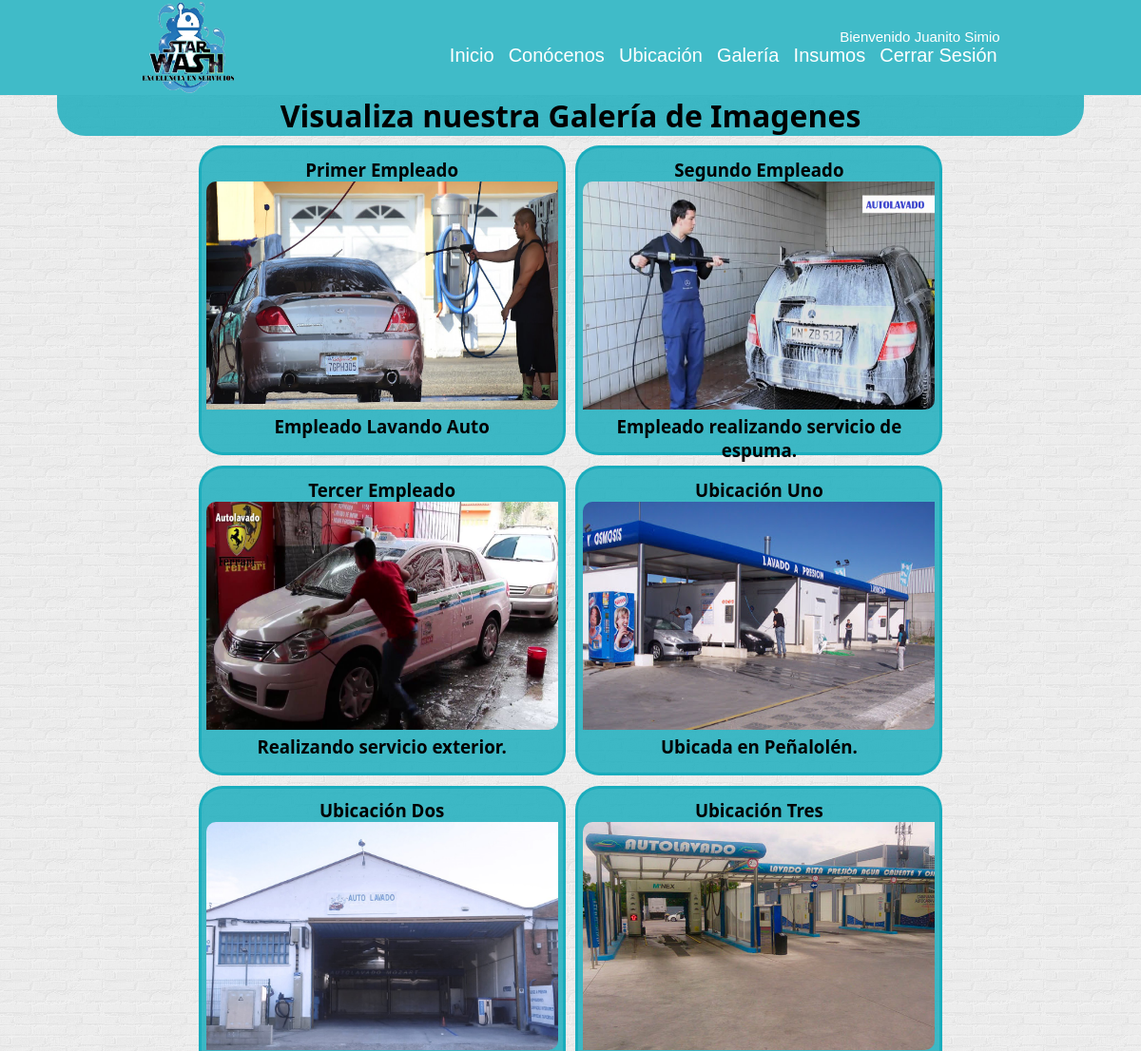
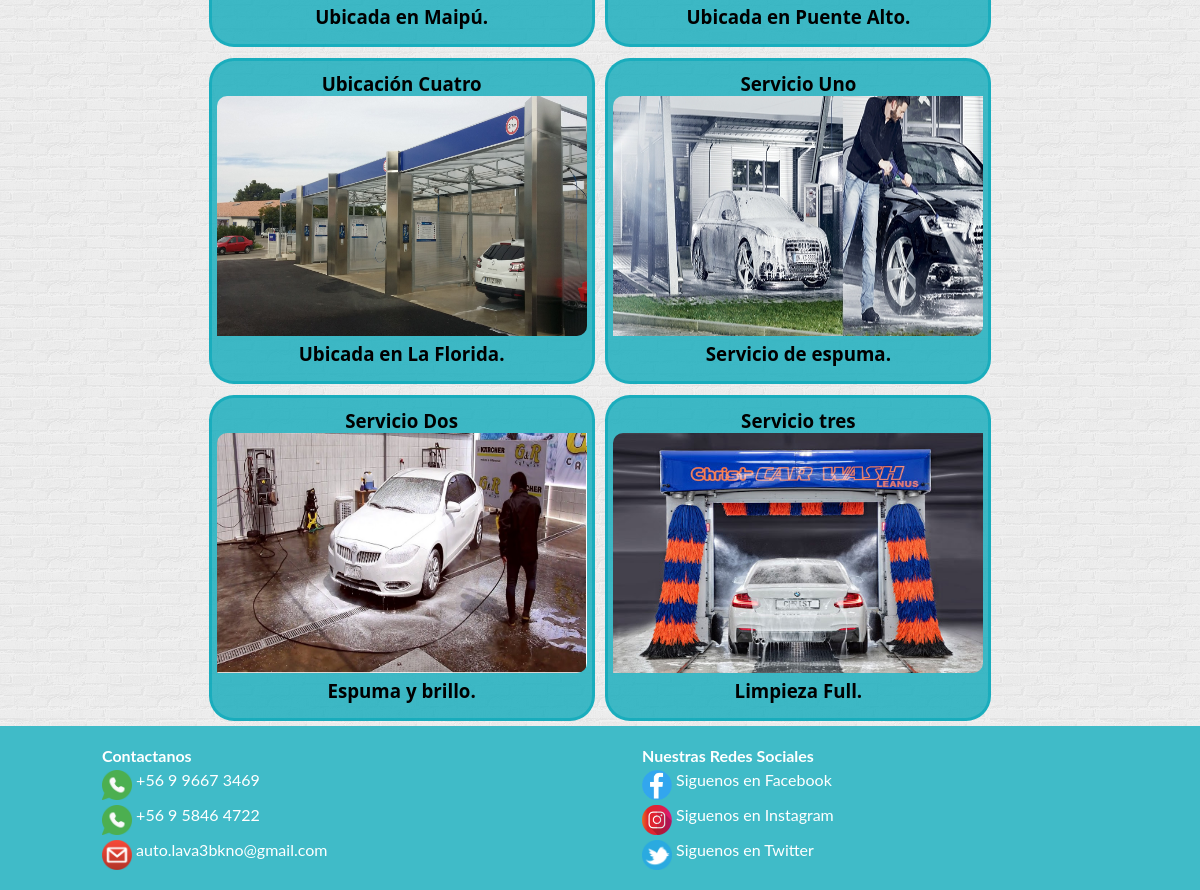
Page /galeria/ (signed in) on the committed database (2 pictures, top to bottom).
### StarWash/models.py (models this page shows, shortened)
class Galeria(models.Model):
    nombre=models.CharField(max_length=60,primary_key=True)
    descripcion=models.TextField()
    imagen=models.ImageField(upload_to='galeria',null=True)

### StarWash/views.py (the view)
# urls.py: path('galeria/',galeria,name="GALERIA"),
def galeria(request):
    gal = Galeria.objects.all()
    return render(request,'web/galeria.html',{'imagenes_galeria':gal})

### StarWash/templates/web/galeria.html (shortened to what this page needs)
{% extends "web/base.html" %}
{% load static%}
{% block estilos %}
    <link rel="stylesheet" href="{% static 'css/lightbox.min.css' %}">
{% endblock estilos %}
{% block contenido %}
        <h1>Visualiza nuestra Galería de Imagenes</h1>
        <div class="galeria-imagenes">
            {% for item in imagenes_galeria %}
            <div id="galeria">
                <h3>{{item.nombre}}</h3>
                <a href="{{item.imagen.url}}" data-lightbox="Galeria" data-title="{{item.descripcion}}">
                    <img src="{{item.imagen.url}}" alt="">
                </a>
                <h3>{{item.descripcion}}</h3>
            </div>
            {% endfor %}
        </div>
{% endblock contenido %}

### StarWash/templates/web/base.html (shortened to what this page needs)
<!DOCTYPE html>
<html lang="es">
{% load static %}
<head>
    <link rel="stylesheet" href="{% static 'css/estilos.css' %}"> {% block estilos %} {% endblock estilos %}
    <link rel="icon" href="{% static 'img/logo/Logo.png' %}" /> {% load pwa %} {% progressive_web_app_meta %}
</head>
<body>
    <header class="header">
        <div class="container logo-nav-container">
            <div class="logo">
                <a href="{% url 'INDEX' %}">
                    <img src="{% static 'img/logo/Logo.png' %}" alt="">
                </a>
            </div>
            <div class="barraMenu">
                <div class="bienvenidaUsuario">
                    {% if user.is_authenticated %}
                    <p> Bienvenido {{user.first_name}} {{user.last_name}}</p>
                    {% endif%}
                </div>
                <nav class="navigation">
                    <ul class="">
                        <li><a href="{% url 'INDEX' %}">Inicio</a></li>
                        <li><a href="{% url 'CONOCENOS' %}">Conócenos</a></li>
                        <li><a href="{% url 'UBICACION' %}">Ubicación</a></li>
                        <li><a href="{% url 'GALERIA' %}">Galería</a></li>
                        {% if user.is_authenticated %}
                        <li><a href="{% url 'INSUMOS' %}">Insumos</a></li>
                        <li><a href="{% url 'LOGOUT' %}">Cerrar Sesión</a></li>
                        {% else %}
                        <li><a href="{% url 'FORMULARIO' %}">Registrar</a></li>
                        <li><a href="{% url 'LOGIN' %}">Iniciar Sesión</a></li>
                        {% endif%}
                    </ul>
                </nav>
            </div>
        </div>
    </header>
    <main class="main">
        <div class="container">
            {% block contenido %} {% endblock contenido %}
        </div>
    </main>
    <footer class="footer">
        <div class="container">
            <div class="icon-footer ">
                <div class="contactanos">
                    <h4>Contactanos</h4>
                    <p>
                        <a href="https://web.whatsapp.com/ " target="_blank ">
                            <img src="{% static 'img/redesSociales/icon_whatsapp.png' %} "> +56 9 9667 3469
                        </a>
                    </p>
                    <p>
                        <a href="https://web.whatsapp.com/ " target="_blank ">
                            <img src="{% static 'img/redesSociales/icon_whatsapp.png' %} "> +56 9 5846 4722
                        </a>
                    </p>
                    <p>
                        <a href="https://www.gmail.com/mail/help/intl/es/about.html?iframe " target="_blank ">
                            <img src="{% static 'img/redesSociales/icon_gmail.png' %} "> auto.lava3bkno@gmail.com
                        </a>
                    </p>
                </div>
                <div class="redesSociales">
                    <h4>Nuestras Redes Sociales</h4>
                    <p>
                        <a href="https://www.facebook.com/miguel.lavado.1829 " target="_blank ">
                            <img src="{% static 'img/redesSociales/icon_facebook.png' %} "> Siguenos en Facebook
                        </a>
                    </p>
                    <p>
                        <a href="https://www.instagram.com/autolavtresope/?hl=en " target="_blank ">
                            <img src="{% static 'img/redesSociales/icon_instagram.png' %} "> Siguenos en Instagram
                        </a>
                    </p>
                    <p>
                        <a href="https://twitter.com/AutoLavado7 " target="_blank ">
                            <img src="{% static 'img/redesSociales/icon_twitter.png' %} "> Siguenos en Twitter
                        </a>
                    </p>
                </div>
            </div>
        </div>
    </footer>
</body>
</html>

### StarWash/static/css/estilos.css (style rules this page uses)
* { margin: 0 auto; }
.container { width: 90%; height: 100%; max-width: 1400px; margin: 0 auto; }
.container h1 { background: #1abc; text-align: center; margin-bottom: 5px; border-bottom-left-radius: 30px; border-bottom-right-radius: 30px; }
.header { background: #1abc; color: white; left: 0; top: 0; width: 100%; }
.header a { text-decoration: none; color: white; }
.logo { width: 100px; height: 100px; }
.logo img { width: 100%; height: 100%; }
.logo-nav-container { display: flex; justify-content: space-between; align-items: center; flex-wrap: wrap; }
.bienvenidaUsuario { text-align: right; margin-right: 0; text-decoration: none; color: white; font-family: 'Gill Sans', 'Gill Sans MT', Calibri, 'Trebuchet MS', sans-serif; font-size: 15px; }
.navigation ul li { display: inline-block; padding-left: 5px; right: 0; text-align: center; }
.navigation a { padding: 3px; transition: all 0.4s linear; border-radius: 5px; font-family: 'Gill Sans', 'Gill Sans MT', Calibri, 'Trebuchet MS', sans-serif; font-size: 20px; }
.main { width: 100%; height: 100%; font-family: 'Segoe UI', Tahoma, Geneva, Verdana, sans-serif; background-image: url(../img/brickwall.png); }
.footer { background: #1abc; width: 100%; margin-bottom: 0; position: relative; }
.footer h5, h4 { color: white; }
.icon-footer { display: flex; flex-wrap: wrap; padding-top: 20px; padding-bottom: 20px; }
.icon-footer img { height: 30px; width: 30px; margin-top: 5px; vertical-align: middle; }
.icon-footer a { text-decoration: none; color: white; }
.contactanos { width: 45%; padding-left: 30px; }
.redesSociales { width: 45%; padding-left: 30px; }
body { font-family: 'lato'; }
.galeria-imagenes { display: flex; flex-wrap: wrap; justify-content: center; }
#galeria { float: left; padding: 10px 5px 10px 5px; text-align: center; background-color: #1abc; margin: 0.5%; width: 370px; height: 300px; border: solid 3px #1abc; border-radius: 25px 25px 25px 25px; }
#galeria img { width: 100%; height: 80%; border-radius: 10px 0px 10px 0px; }

### rows in the picture
Galeria: nombre "Primer Empleado", imagen (picture), descripcion "Empleado Lavando Auto"
Galeria: nombre "Segundo Empleado", imagen (picture), descripcion "Empleado realizando servicio de espuma."
Galeria: nombre "Tercer Empleado", imagen (picture), descripcion "Realizando servicio exterior."
Galeria: nombre "Ubicación Uno", imagen (picture), descripcion "Ubicada en Peñalolén."
Galeria: nombre "Ubicación Dos", imagen (picture), descripcion "Ubicada en Maipú."
Galeria: nombre "Ubicación Tres", imagen (picture), descripcion "Ubicada en Puente Alto."
Galeria: nombre "Ubicación Cuatro", imagen (picture), descripcion "Ubicada en La Florida."
Galeria: nombre "Servicio Uno", imagen (picture), descripcion "Servicio de espuma."
Galeria: nombre "Servicio Dos", imagen (picture), descripcion "Espuma y brillo."
Galeria: nombre "Servicio tres", imagen (picture), descripcion "Limpieza Full."

### other values in the picture
{{ user.first_name }} "Juanito"
{{ user.last_name }} "Simio"
